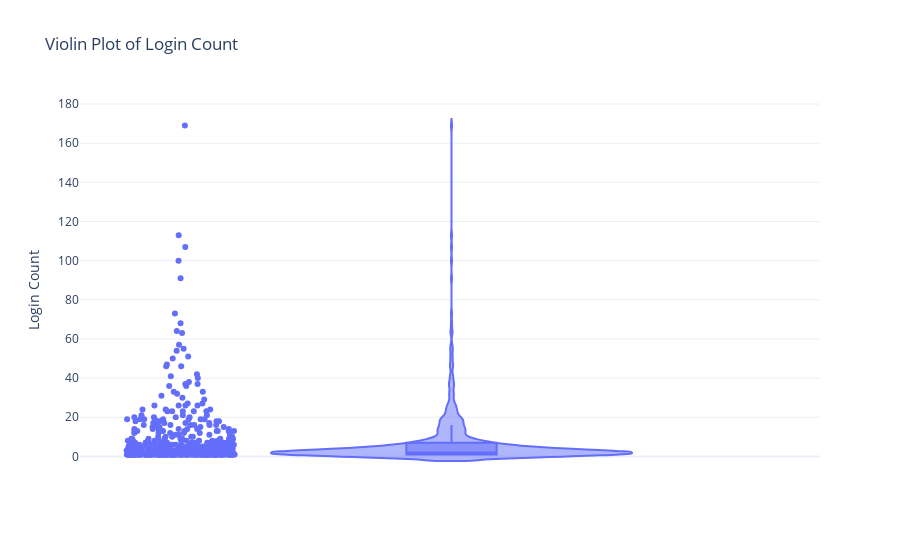

The notebook cell saved with this chart:
### Markdown cell above
### **Login Count**

### Code cell
fig_violin = px.violin(
    df,
    y="login_count",
    box=True,
    points="all",
    title="Violin Plot of Login Count",
    labels={"login_count": "Login Count"},
    template="plotly_white"
)
fig_violin.show()

### Figure 1 — Plotly figure (JSON) as saved in the notebook; plotly's stock layout.template omitted (floating-point values rounded to 4 significant figures; data arrays with more than 128 entries replaced by an {"elided": "..."} marker saying what was removed)
{"data": [{"alignmentgroup": "True", "box": {"visible": true}, "hovertemplate": "Login Count=%{y}<extra></extra>", "legendgroup": "", "marker": {"color": "#636efa"}, "name": "", "offsetgroup": "", "orientation": "v", "points": "all", "scalegroup": "True", "showlegend": false, "type": "violin", "x0": " ", "xaxis": "x", "y": {"elided": "1049 int values"}, "y0": " ", "yaxis": "y"}], "layout": {"legend": {"tracegroupgap": 0}, "title": {"text": "Violin Plot of Login Count"}, "violinmode": "group", "xaxis": {"anchor": "y", "domain": [0, 1]}, "yaxis": {"anchor": "x", "domain": [0, 1], "title": {"text": "Login Count"}}}}
